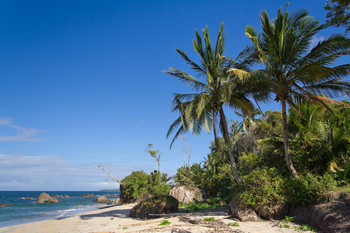
#> input picture images/beach.png, 350 x 233 px
$ python 07_histogram.py
#> lines starting #> are read from the running program, lines starting #| are printed output that depends on the picture
from matplotlib import pyplot as plt
import numpy as np
import cv2

f = open('07_histograms.md', 'w')

def md(txt):
    f.write(txt+'\n')

def show(title, img):
##    cv2.imshow(title, img)
    img_path = "output/"+title.replace(" ", "_")+".jpg"
    cv2.imwrite(img_path, img)
    f.write(""+title+"\n\n")
    f.write("![image]("+img_path+")\n\n")

## ==========================================================
md("# Histograms")
md("## Grayscale histograms")

path = "../images/beach.png"
image = cv2.imread(path)
#> image is the input picture: shape (233, 350, 3); mean B, G, R 136, 110.4, 78.6

img = cv2.imshow("Original", image)
print(img)
#| None
show("Original image", image)
key = cv2.waitKey(500)
#> (key Esc is pressed here)
print(key)

image = cv2.cvtColor(image, cv2.COLOR_BGR2GRAY)
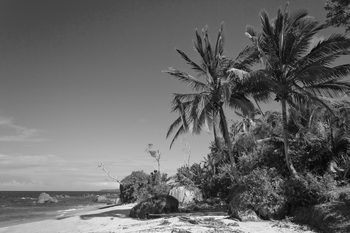
#> image: shape (233, 350); min 3, max 250, mean 103.8
show("Image changed to gray-scale", image)

hist = cv2.calcHist([image.copy()], [0], None, [256], [0, 256])
#> hist = 256 values, max 1023 at index 91, min 0 at index 0, mean 318.6

plt.figure()
plt.title("Grayscale Histogram")
plt.xlabel("Bins")
plt.ylabel("# of Pixels")
plt.plot(hist)
plt.xlim([0, 256])

plt_path = "output/histogram.jpg"
plt.savefig(plt_path)
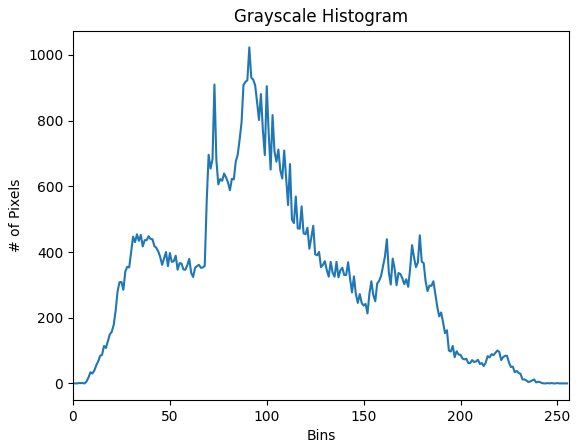
#> figure drawn by matplotlib, 1 panel; curve peaks at x = 91, y = 1023
f.write("![image]("+plt_path+")\n\n")

##plt.show()
key = cv2.waitKey(100)
#> (key Esc is pressed here)
print(key)


## ==========================================================
md("## Color histograms")

def histogram(title, img):
#> called with title = 'RGB color histogram'
    chans = cv2.split(img)
    colors = ("b", "g", "r")

    plt.figure()
    plt.title(title)
    plt.xlabel("Bins")
    plt.ylabel("# of Pixels")

    for (chan, color) in zip(chans, colors):
        hist = cv2.calcHist([chan], [0], None, [256], [0, 256])
        plt.plot(hist, color = color)
        plt.xlim([0, 256])
#> this loop made 3 passes
#> color on passes 1 to 3: 'b', 'g', 'r'

    plt_path = "output/"+title.replace(" ", "_")+".jpg"
    plt.savefig(plt_path)
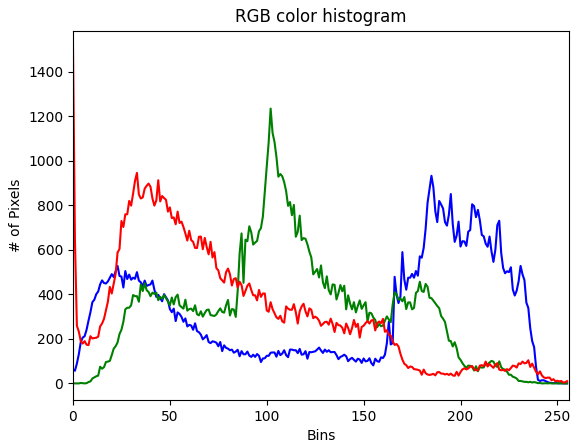
#> figure drawn by matplotlib, 1 panel; curve peaks at x = 185, y = 933; curve peaks at x = 102, y = 1235; curve peaks at x = 0, y = 1510
    f.write(title+"\n\n")
    f.write("![image]("+plt_path+")\n\n")

path = "../images/beach.png"
img = cv2.imread(path)
histogram("RGB color histogram", img)
histogram("Grayscale histogram", image)
#> call 2 of histogram, with title = 'Grayscale histogram'
#> the loop in histogram (call 2), `for (chan, color) in zip(chans, colors):` made 1 pass
#> in histogram (call 2), `plt.savefig(plt_path)`:
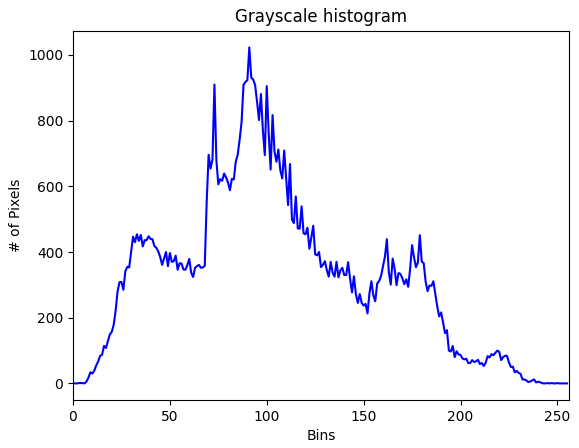
#> figure drawn by matplotlib, 1 panel; curve peaks at x = 91, y = 1023

## ==========================================================
md("## 2D color histograms")

def histogram_2d(title, img):
#> called with title = '2D color histogram'
    chans = cv2.split(img)
    colors = "BGR"

    ## figsize in inches, results in (200x600 pixels)
    fig = plt.figure(figsize=(9,3))

    ## Plot a 2D color histogram for green and blue
    for i in range(3):
        sub = 131+i
        j = (i+1)%3
        ax = fig.add_subplot(sub)
        hist = cv2.calcHist([chans[i], chans[j]], [0, 1], None, [32, 32], [0, 256, 0, 256])
        p = ax.imshow(hist, interpolation = "nearest")
        ax.set_title(colors[i]+" and "+colors[j])
#> this loop made 3 passes
#> pass 1, in histogram_2d, `hist = cv2.calcHist([chans[i], chans[j]], [0, 1], None, [32, 32], [0, ..`:
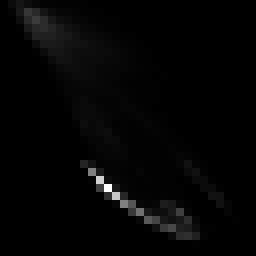
#> hist: shape (32, 32) float32 (shown 8 times larger); min 0, max 4300, mean 79.6; drawn with min black and max white
#> pass 2, in histogram_2d, `hist = cv2.calcHist([chans[i], chans[j]], [0, 1], None, [32, 32], [0, ..`:
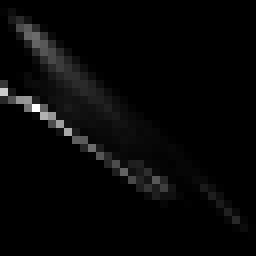
#> hist: shape (32, 32) float32 (shown 8 times larger); min 0, max 2800, mean 79.6; drawn with min black and max white
#> pass 3, in histogram_2d, `hist = cv2.calcHist([chans[i], chans[j]], [0, 1], None, [32, 32], [0, ..`:
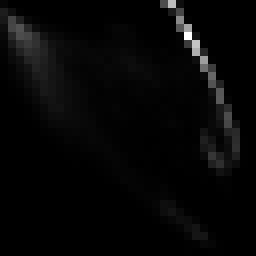
#> hist: shape (32, 32) float32 (shown 8 times larger); min 0, max 2991, mean 79.6; drawn with min black and max white
    plt_path = "output/"+title.replace(" ", "_")+".jpg"
    plt.savefig(plt_path)
    f.write(title+"\n\n")
    f.write("![image]("+plt_path+")\n\n")

path = "../images/beach.png"
image = cv2.imread(path)
histogram_2d("2D color histogram", image)

f.close()

$ run again, with images/coins.png copied over images/beach.png
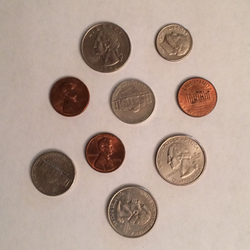
#> input picture images/coins.png, 250 x 250 px
#> image is the input picture: shape (250, 250, 3); mean B, G, R 147.7, 159.9, 180.7
#| None
#> image: shape (250, 250)
#> `hist = cv2.calcHist([image.copy()], [0], None, [256], [0, 256])`: hist = 256 values, max 2395 at index 199, min 0 at index 0, mean 244.1
#> the loop in histogram, `for (chan, color) in zip(chans, colors):` made 3 passes
#> color on passes 1 to 3: 'b', 'g', 'r'
#> in histogram, `plt.savefig(plt_path)`:
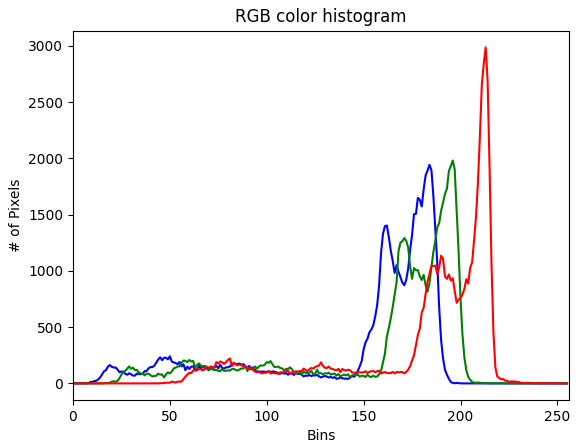
#> figure drawn by matplotlib, 1 panel; curve peaks at x = 184, y = 1942; curve peaks at x = 196, y = 1981; curve peaks at x = 213, y = 2986
#> the loop in histogram (call 2), `for (chan, color) in zip(chans, colors):` made 1 pass
#> the loop in histogram_2d, `for i in range(3):` made 3 passes
#> pass 2, in histogram_2d, `hist = cv2.calcHist([chans[i], chans[j]], [0, 1], None, [32, 32], [0, ..`:
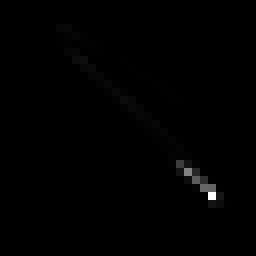
#> hist: shape (32, 32) float32 (shown 8 times larger); min 0, max 12550, mean 61; drawn with min black and max white

$ run again, with images/wave.png copied over images/beach.png
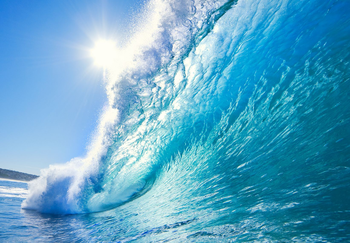
#> input picture images/wave.png, 350 x 243 px
#> image is the input picture: shape (243, 350, 3); mean B, G, R 199.1, 166.5, 93.5
#| None
#> image: shape (243, 350)
#> `hist = cv2.calcHist([image.copy()], [0], None, [256], [0, 256])`: hist = 256 values, max 937 at index 181, min 0 at index 0, mean 332.2
#> the loop in histogram, `for (chan, color) in zip(chans, colors):` made 3 passes
#> color on passes 1 to 3: 'b', 'g', 'r'
#> in histogram, `plt.savefig(plt_path)`:
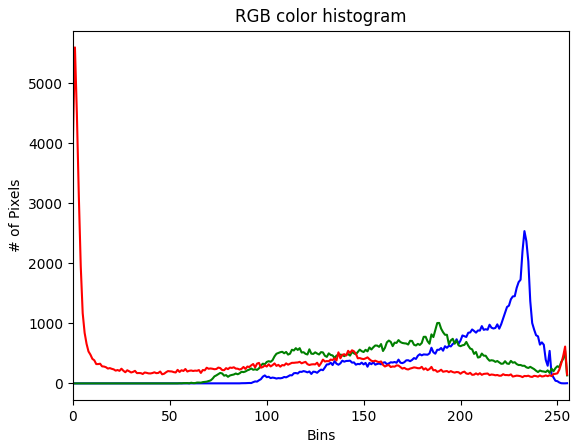
#> figure drawn by matplotlib, 1 panel; curve peaks at x = 233, y = 2538; curve peaks at x = 189, y = 1008; curve peaks at x = 1, y = 5600
#> the loop in histogram (call 2), `for (chan, color) in zip(chans, colors):` made 1 pass
#> the loop in histogram_2d, `for i in range(3):` made 3 passes
#> pass 3, in histogram_2d, `hist = cv2.calcHist([chans[i], chans[j]], [0, 1], None, [32, 32], [0, ..`:
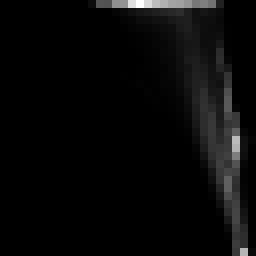
#> hist: shape (32, 32) float32 (shown 8 times larger); min 0, max 2330, mean 83.1; drawn with min black and max white
